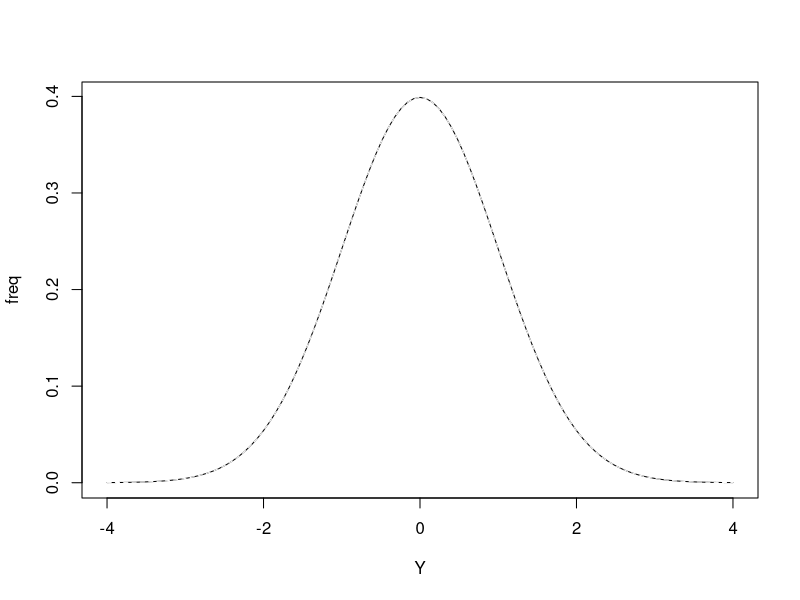
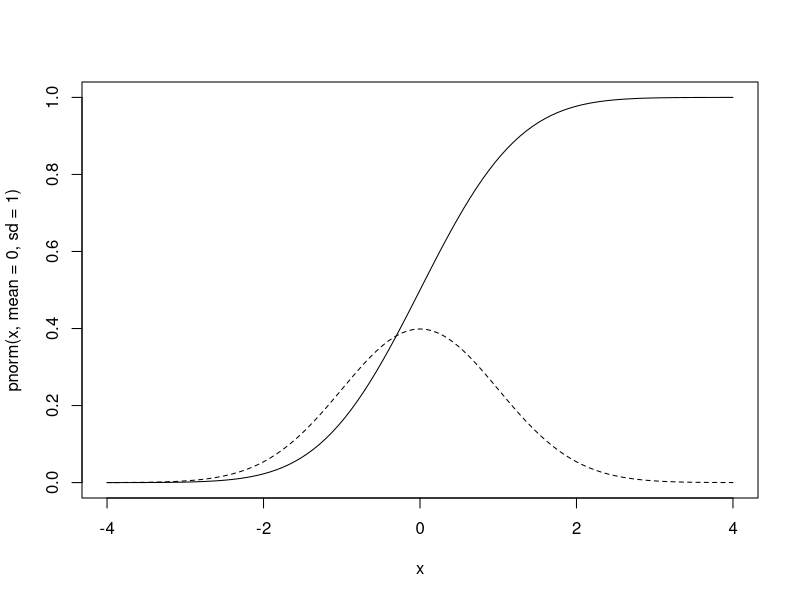
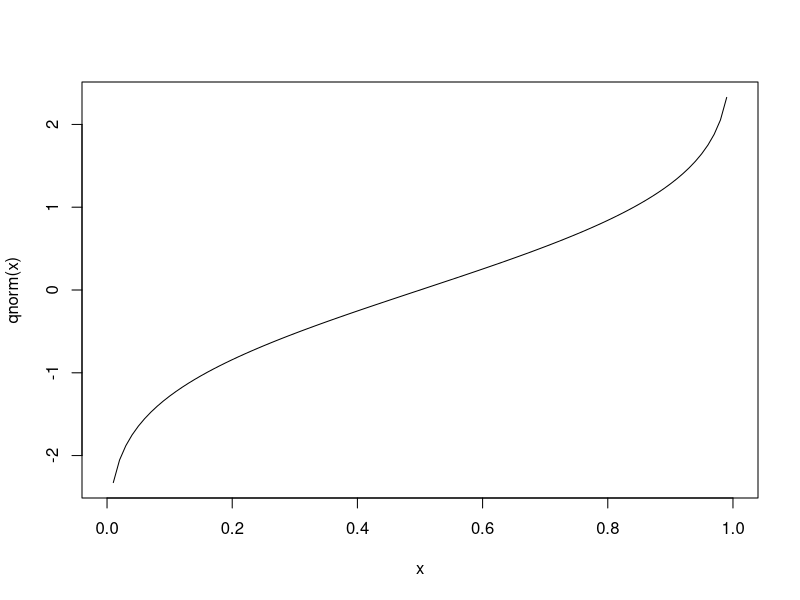
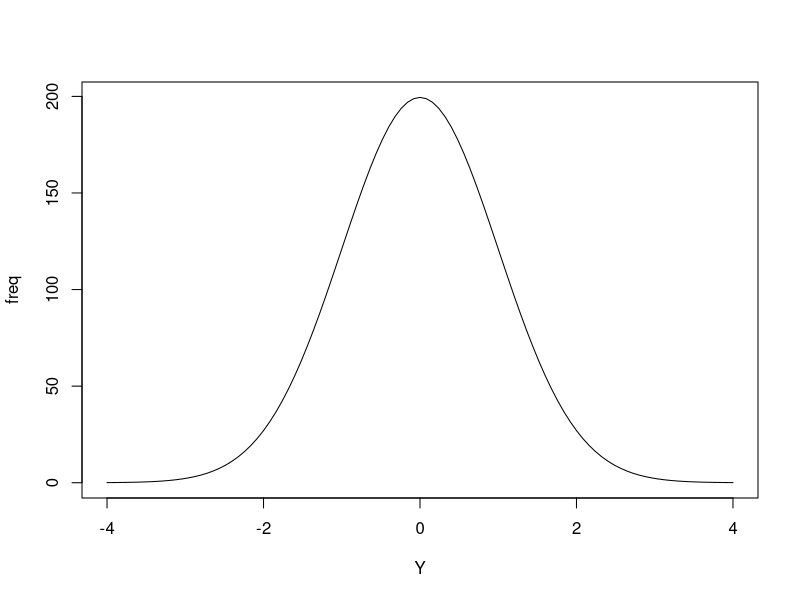
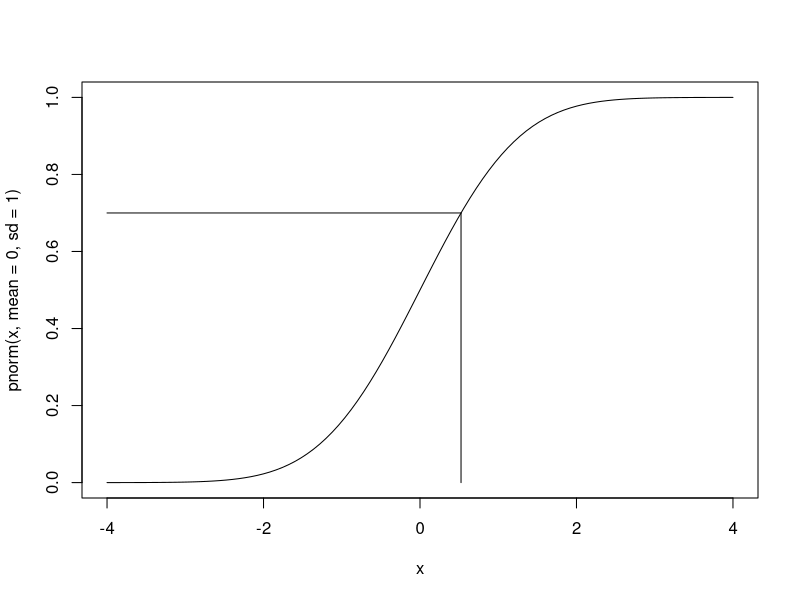

These charts were generated, in order, by the following R code:
#Chapter 6 moves on from discrete distributions to the normal distribution, 
#a continuous distribution that will be the basis of most statistics in the book.

#Section 6.1 discusses frequency distributions of continuous variables briefly.

#Section 6.2 Properties of the Normal Distribution

#Let's check where it is.
?Distributions
?dnorm

#We can draw the normal distribution in a custom function as a plot using curve()
#and equation 6.1 on page 95.
normal.manual<-function(mean, sd){
curve((1/(sd*sqrt(2*pi)))*exp((-((x-mean)/sd)^2)/2),
      -4, 4, #go from -4 to +4 standard deviations.
      add = FALSE,
      ylab="freq",
      xlab="Y",
      type = "l")
}
normal.manual(0,1)

#You can get this automatically in R with dnorm.
curve(dnorm(x, mean=0, sd=1),
      -4, 4,
      col="white",
      lty="dashed",
      add=TRUE)
#I added a white dashed line over the original black line so you can see that they follow the same path.

#You can draw any of the distributions in Figure 6.2 using these functions 
#(either the R one or the one we just made).

#Figure 6.3 shows the cumulative normal distribution function.

#Let's do that and then plot the normal probability density function on it.
#Cumulative first since that plot will go from 0 to 1.
curve(pnorm(x, mean=0, sd=1),
      -4, 4,
      lty="solid")

#Then add the normal probability density function (like the one we made earlier, just with the default line color).
curve(dnorm(x, mean=0, sd=1),
      -4, 4,
      lty="dashed",
      add=TRUE)

#To get out some of the values  shown in page 96, we use pnorm().
#http://stackoverflow.com/questions/34236648/r-function-to-calculate-area-under-the-normal-curve-between-adjacent-standard-de

pnorm(0, mean=0, sd=1)
#Just adding one value gives you a point estimate.
#50% will be found up to zero (the mean).

#The other values shown in Figure 6.3
pnorm(-1)
pnorm(-2)
#0 and 1 are the default values for mean and standard deviation, so you can leave them out if you want in this case.
#If you add more than one, it will tell you the values.
(pnorm(0:1))
#Use diff as suggested here to get the area under the curve.
diff(pnorm(0:1))
#This works because it uses the cumulative function to calculate it.
#If you go from -1 to 1 you can add them up to get the 68.27% shown under Figure 6.2 and on page 96.
sum(diff(pnorm(-1:1)))

#To go the other way, i.e. to see where 50% of the items fall, you have to use qnorm.
#Let's see what qnorm looks like.
curve(qnorm(x))
#It is essentially tipping Figure 6.3 on its side.
#The frequency is now x on the x-axis, and the standard deviations are the y axis.
#You can get the point values in Figure 6.3 this way:
qnorm(0.5)
qnorm(0.1587)
qnorm(0.0228)
#The last two are close with rounding since those values in Figure 6.3 were rounded.
#How to get the values on page 96, of where 50%, 95%, etc of items are found?
qnorm(0.5+0.5*0.5)
qnorm(0.95+0.5*0.05)
qnorm(0.99+0.5*0.01)
#The values that you input are not the percent values given on page 96.
#You put them in proportions (the quantile you want to get) PLUS
#half of the remaining value.
#If you put in 0.95, it will go from 0 to 0.95.  That isn't centered at the mean of 0,
#where the 50% quantile is.  There is 0.05 left at the end.  So we divide it by two
#to put it on either end.
#You would get the negative number for the standard deviation if you put in the opposite value.
qnorm(0.5*0.01)
#This also explains it nicely down where it starts talking about qnorm.
#https://cran.r-project.org/web/packages/tigerstats/vignettes/qnorm.html

#On pg. 98, they show calculation of standard deviates.
#This is described in such a way that they seem to be z scores although they are never named as such in the book.
#You can easily calculate this manually.
z.score<-function(x){
  (x-mean(x))/sd(x)
}

x<-c(1,2,3)
z.score(x)
#You can also use the scale() function.
#https://www.r-bloggers.com/r-tutorial-series-centering-variables-and-generating-z-scores-with-the-scale-function/

scale(x,
      center=TRUE,
      scale=TRUE)
#help notes that scale=TRUE divides by the standard deviation when
#center=TRUE, and center=TRUE substracts each number by the column mean.
#This is the same thing we did in the z-score function.

#Table 6.1 has expected frequencies for the normal distribution in column 2 for a sample of 1000 individuals.
#We can generate this with pnorm() and thinking about what the class marks mean.
#Because the class marks are separated by 0.5, we need to go 0.5 around each class mark and start at -5.25.
boundaries<-seq(from=-5.25,
                to=5.25,
                by=0.5)

pnorm.results<-pnorm(boundaries)
expected.freqs<-abs(diff(pnorm.results))
cbind(boundaries[-length(boundaries)]+0.25,
      #this takes the last entry off because we only need the lower bound for each class,
      #and adds 0.25 to get the class mark.
      round(expected.freqs*1000, 1))
#Then you can have a look at the table and see that it gives the same results as column 2 in Table 6.1.

#Section 6.3 A Model for the Normal Distribution
#This section describes what produces a normal distribution and
#a heuristic showing how it is related to the binomial distribution.

#Section 6.4 Applications of the Normal Distribution
#This section describes how to do what we did to get Table 6.1,
#but with a different set of data back from Section 4.2. [http://www.cmcurry.com/2014/07/using-r-to-work-through-sokal-and.html]

mean.bw<-109.9
sd.bw<-13.593

(sdeviate.bw<-(151-mean.bw)/sd.bw)

pnorm(sdeviate.bw) #This value is more precise
pnorm(3.02) #But the book uses this rounded value so we will too here.
#We can do some of the calculations the book does on pp. 103-104.
#Only a very few individuals are higher than 151 oz.
1-pnorm(3.02)
#If we want to look both directions we can double this number since the distribution is symmetrical.
2*(1-pnorm(3.02))

#By default, lower.tail=TRUE in pnorm.
pnorm(3.02,
      lower.tail=FALSE)
#It is the same as our earlier value of
1-pnorm(3.02)
#Here is the default setting for comparison.
pnorm(3.02,
      lower.tail=TRUE)
#This simply tells use which direction we want to look at,
#the upper or lower tail of the distribution from our value of standard deviate.  

#Section 6.5 Fitting a Normal Distribution to Observed Data

#These data are again from Section 4.2 [http://www.cmcurry.com/2014/07/using-r-to-work-through-sokal-and.html].
classmark<-seq(from=59.5, to=171.5, by=8)
frequencies<-c(2,6,39,385,888,1729,2240,2007,1233,641,201,74,14,5,1)
samplesize<-sum(frequencies) #This confirms that we entered the data correctly, and gets our sample size.
#Multiply classmark and frequencies to get the sums for each class.
classsums<-classmark*frequencies

#To look at all this stuff together, combine it into a dataset.
birthweights<-data.frame(cbind(classmark, frequencies, classsums))

#Add on a row of the next class up which contains 0 individuals.
(birthweights<-rbind(birthweights, c(179.5, 0, 0)))


#On page 104, equation 6.2 is like equation 6.1 above but with sample size (n) and i (class intervals).
normal.manual.applied<-function(mean, sd, n, i){
  curve(((1/(sd*sqrt(2*pi)))*exp((-((x-mean)/sd)^2)/2))*n*i,
        -4, 4, #go from -4 to +4 standard deviations.
        add = FALSE,
        ylab="freq",
        xlab="Y",
        type = "l")
}

normal.manual.applied(mean=0, sd=1, n=1000, i=0.5)
#This gives the curve that Table 6.1 also has (same class intervals of 0.5, 1000 samples, and mean=0 with sd=1).
#Let's do this with the birthweights data.

birthweights.mean<-109.8996
birthweights.sd<-13.5942

#Like above we need the lower boundaries of the class marks.
birthweights$boundaries<-birthweights$classmark-4

#Get the expected frequencies for the class boundaries with the mean and sd of our dataset.
birthweights$pnorm.results<-pnorm(birthweights$boundaries,
                     mean=birthweights.mean,
                     sd=birthweights.sd)

#Then, take the difference of the first row minus the next row.
#The last row will not have anything, which is why we needed to add the lower boundary of
#the next class mark, which has a frequency of zero.  Thus, this calculation generates a vector of length 14. 
#We need 15, so we just add a zero on for the last difference as they do in Table 6.2
birthweights$expected.freqs<-c(abs(diff(birthweights$pnorm.results)),0) #add a zero on for the last difference

#Multipy the frequencies by the sample size to get the expected frequencies for a sample of this size.
#Round as in the table.
birthweights$expected.freqs.values<-round(birthweights$expected.freqs*samplesize, 1)

#We can even add the plus and minus signs using ifelse and sign() to see in which direction the differences are.
birthweights$departure.signs<-ifelse(sign(birthweights$frequencies-birthweights$expected.freqs.values)==-1,
                                     "-", #if -1, then write "-"
                                     "+") #else if not -1, write "+"

#View the table to confirm it has the same data as table 6.2
birthweights


#Section 6.6 Skewness and Kurtosis

#Box 6.1 shows how to compute g1 (skewness) and g2 (kurtosis) from a frequency distribution.
#This is unlike to be how one would do it with your own table of data, 
#but it is a helpful exercise in understanding how these moment statistics work and coding.
#This section assumes you have loaded the birthweights data from the last post. [link]
mean.bw<-sum(birthweights[-16, "frequencies"]*(birthweights[-16, "classmark"]))/samplesize
yfreq<-(
    birthweights[-16, "classmark"]-mean.bw #This is deviation from the mean (see pg 51, section 4.7)
  )

(g1<-(
        samplesize*
        sum(birthweights[-16, "frequencies"]*yfreq^3)
      )/
    (
      (samplesize-1)*(samplesize-2)*birthweights.sd^3
      )
)


(g2<-(
  (
  (samplesize+1)*samplesize*sum(birthweights[-16, "frequencies"]*yfreq^4)
   )/
  (
    (samplesize-1)*(samplesize-2)*(samplesize-3)*(birthweights.sd^4)
    )
  )-
  (
    (
      3*(samplesize-1)^2
      )/
      (
        (samplesize-2)*(samplesize-3)
        )
    )
)

#As an interesting side note, if you use the value of the mean given in the book,
birthweights.mean
#which is rounded to four decimal places, the calculation for cubing 
#(and raising to the power of 4) both were off.  The power of three one was off by 118!


##blog up to here current


#Section 6.7 Graphic Methods

#Figure 6.5 shows the cumulative normal distribution again (as in Fig. 6.3),
#with lines drawn down to equivalent deviates.
curve(pnorm(x, mean=0, sd=1),
      -4, 4,
      lty="solid")
#This is the same code as earlier in section 6.3.
#You can draw lines, we'll just do the one for 0.7 cumulative.
#Remember that qnorm gets us from the cumulative distribution to the value.
#Here are some examples of qnorm again.
qnorm(0.7)
qnorm(0.3)
qnorm(1) #As the text says, this is Inf(infinity)

#We'll use segments() to add arbitrary lines to the plot we made above.
#This code will not draw anything if you don't have a plot open.

segments(x0 = qnorm(0.7),
         y0 = 0,
         x1 = qnorm(0.7),
         y1 = 0.7)

segments(x0 = qnorm(0.7),
         y0 = 0.7,
         x1 = -4,
         y1 = 0.7)

#You can generalize this by making a function.

#function here.

#On page 111, they begin discussing quantile-quantile plots (or QQ plots)

#Make one manually.
#Following box 6.2 to manually make a Q-Q plot to understand how they are built.

#Then how to do them in R automatically.

#The rankits in box 6.2 are done this way.

#Look up Q-Q calculation in R to see how it deals with small sample sizes.
